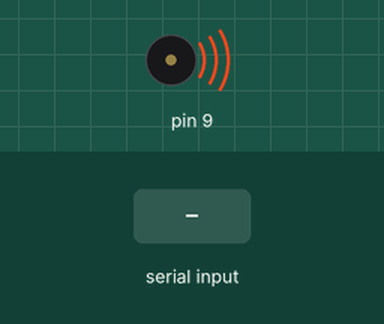
Recording of a sketch running on a simulated Arduino Uno, built with avr-gcc and run on an emulated ATmega328P. Parts: buzzer (waves = sounding). The inputs (shaded band) are chosen by the test bench. What the sketch prints to the serial monitor is not drawn.

Above: at 1.2 s.
1.3 s: "1\n" received over Serial
Timing chart, 0 to 4.3 s (numbered marks = the images above; inputs shaded):
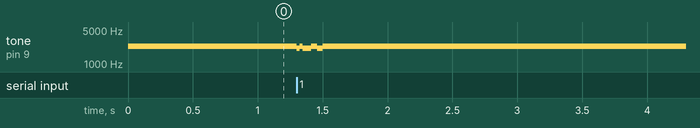

The sketch:

String_To_UART.ino
```cpp
#define BIT0 0x00000001
const double delayTime = (1.0 / 45.45) * 1000;  // Convert to milliseconds
const double MARK = 2295.0;
const double SPACE = 2125.0;

void setup() {
  pinMode(9, OUTPUT);
  cli();

  TCCR1A = (1 << COM1A0);   // Toggle OC1A on compare match
  TCCR1B = (1 << WGM12) | (1 << CS10); // prescaler = 1

  float desiredFrequency = MARK; //IDLE AT MARK - typical for most RTTY frameworks
  float calculatedOCR = (16000000.0 / (2.0 * 1 * desiredFrequency)) - 1.0;
  OCR1A = (uint16_t)(calculatedOCR + 0.5); // rounding with no truncation

  sei();
  Serial.begin(9600);
}

void sendFrequency(float targetFrequency);
void sendChar(byte c);

void loop() {
  if (Serial.available()) {
    String inputstring = Serial.readStringUntil('\n');
      for (int j = 0; j < inputstring.length(); j++) {
      byte c = inputstring[j];
      sendChar(c);
    }
    Serial.println("MESSAGE SENT");
  }
}

void sendChar(byte c){
  sendFrequency(SPACE); //START BIT
  delay(delayTime);
  for (int i = 0; i < 8; i++) { //send characters from LSB to MSB
    int bit = (c >> i) & BIT0;
    if(bit==0){
      sendFrequency(SPACE);
    }
    else{
      sendFrequency(MARK);
    }
    delay(delayTime);
    Serial.print(bit);
    }
    sendFrequency(MARK); // STOP BIT/IDLE
    delay(delayTime*5);
    Serial.println();
    Serial.print("***** CHARACTER '");
    Serial.print((char) c); //Serial confirmation for debugging - will remove all serial prints for actual deployment
    Serial.println("' SENT *****");
    //sendFrequency(2400.0);
}

void sendFrequency(float targetFrequency){
  float calculatedOCR = (16000000.0 / (2.0 * 1 * targetFrequency)) - 1.0;
  OCR1A = (uint16_t)(calculatedOCR + 0.5);
}
```

Measured:
- after the input at 1.3 s, tone on pin 9: alternates 2295 Hz for 0.03 s and 2125 Hz for 0.04 s, 6 changes in all, then stays 2295 Hz, starting at once
